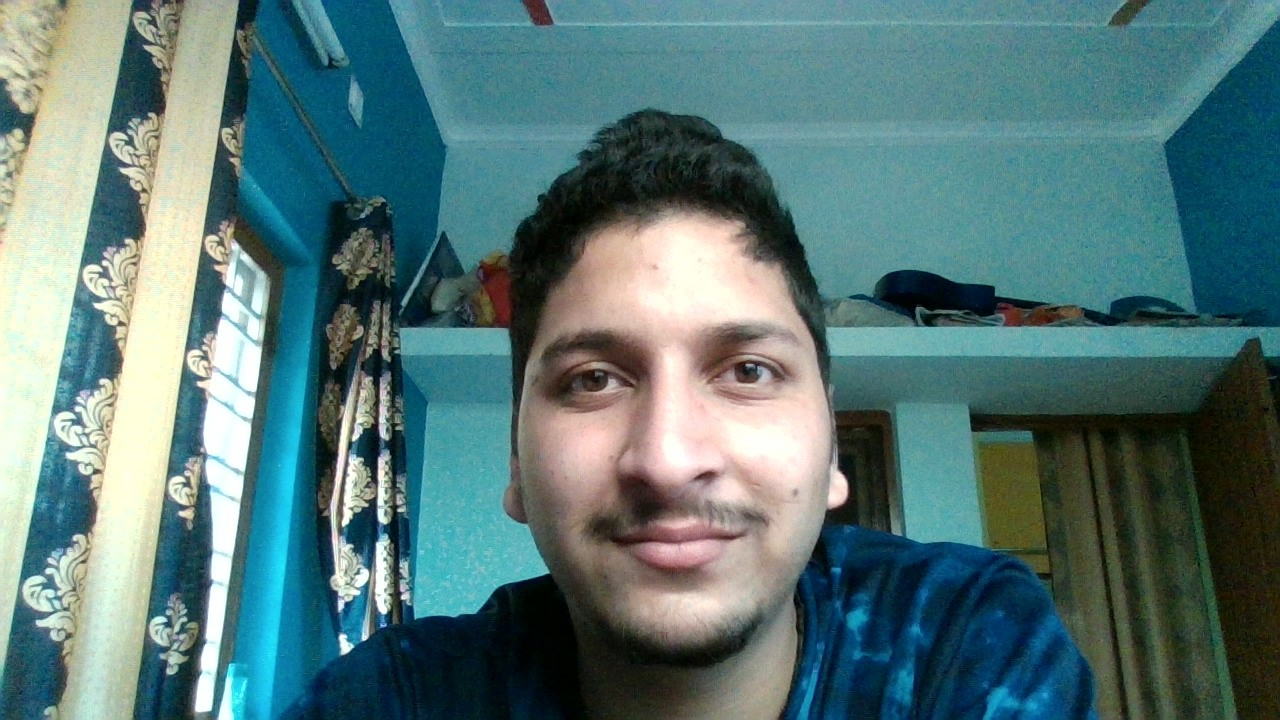
#> input picture Module-1/chapter-3/ritu.jpg, 1280 x 720 px
$ jupyter execute 'filtering images.ipynb'
#> lines starting #> are read from the running program, lines starting #| are printed output that depends on the picture
# channel mixing

it is technique for remapping colors.
the color at destination pixel is function of the color at the corresponding source pixel(only)

(red, cyan): Note that red and cyan can mix to make grays. This color space resembles Technicolor Process 2 and CGA Palette 3.
• RGV (red, green, value): Note that red and green cannot mix to make grays. So we need to specify value or whiteness as well. This color space resembles Technicolor Process 1.
• CMV (cyan, magenta, value): Note that cyan and magenta cannot mix to make grays. So we need to specify value or whiteness as well. This color space resembles CGA Palette 1.

[cell 1]
import cv2

img=cv2.imread('ritu.jpg')
#> img is the input picture: shape (720, 1280, 3); mean B, G, R 119.5, 119.5, 88
print(img.shape)
#| (720, 1280, 3)
print(img.size)
#| 2764800
print(img.dtype)
#| uint8
cv2.namedWindow("filtering")
cv2.imshow("filtering",img)
cv2.waitKey(0);
cv2.destroyAllWindows()

# STIMULATING RC COLOR SPACE

[cell 2]
import numpy as np

import cv2

img=cv2.imread('ritu.jpg')
dst=img#key step

def rc(src,dst):
    b,g,r=cv2.split(src)
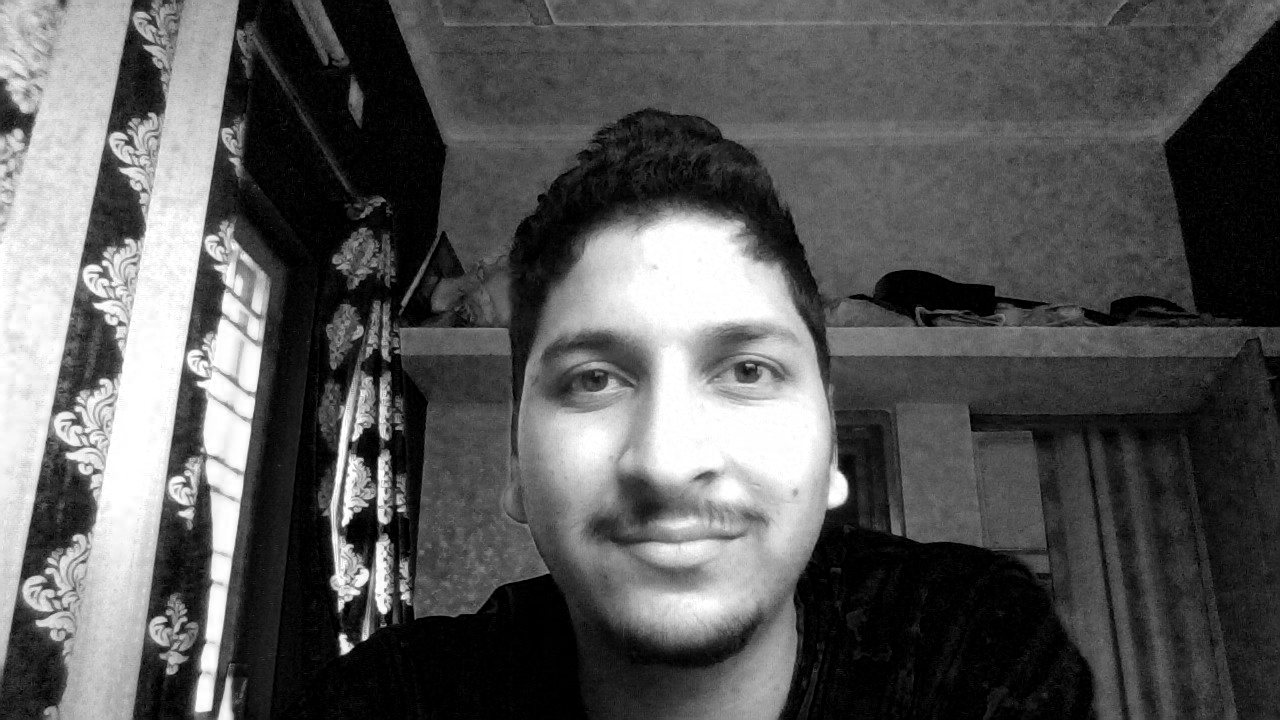
#> r: shape (720, 1280); min 0, max 255, mean 88
    cv2.addWeighted(b,0.5,g,0.5,0,b)
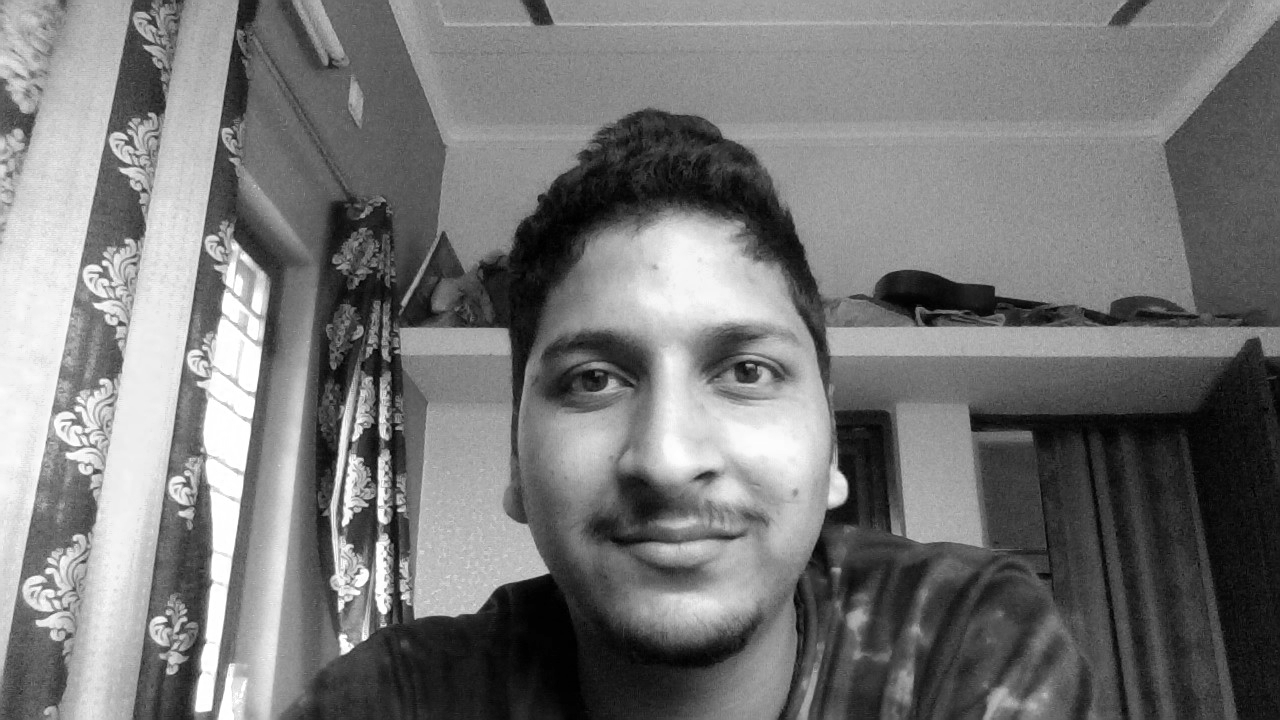
#> b: shape (720, 1280); min 0, max 255, mean 119.5
    cv2.merge((b,b,r),dst)
    cv2.imwrite("RC.jpg",dst)


rc(img,dst)

# STIMULATING RGV color space
intiuition is:
we should set value of b channel=0;
but it would discard the blue component of ligthness
thus turns gray and pale blue to yellow
therefore we want to keep gray and turn the pale blue to gray

[cell 3]
import cv2

img=cv2.imread('ritu.jpg')
dst=img#key step

def rgv(src,dst):
    b,g,r=cv2.split(src)
    cv2.min(b,g,b)
    cv2.min(b,r,b)
    cv2.merge((b,g,r),dst)
    cv2.imwrite("rgv.jpg",dst)
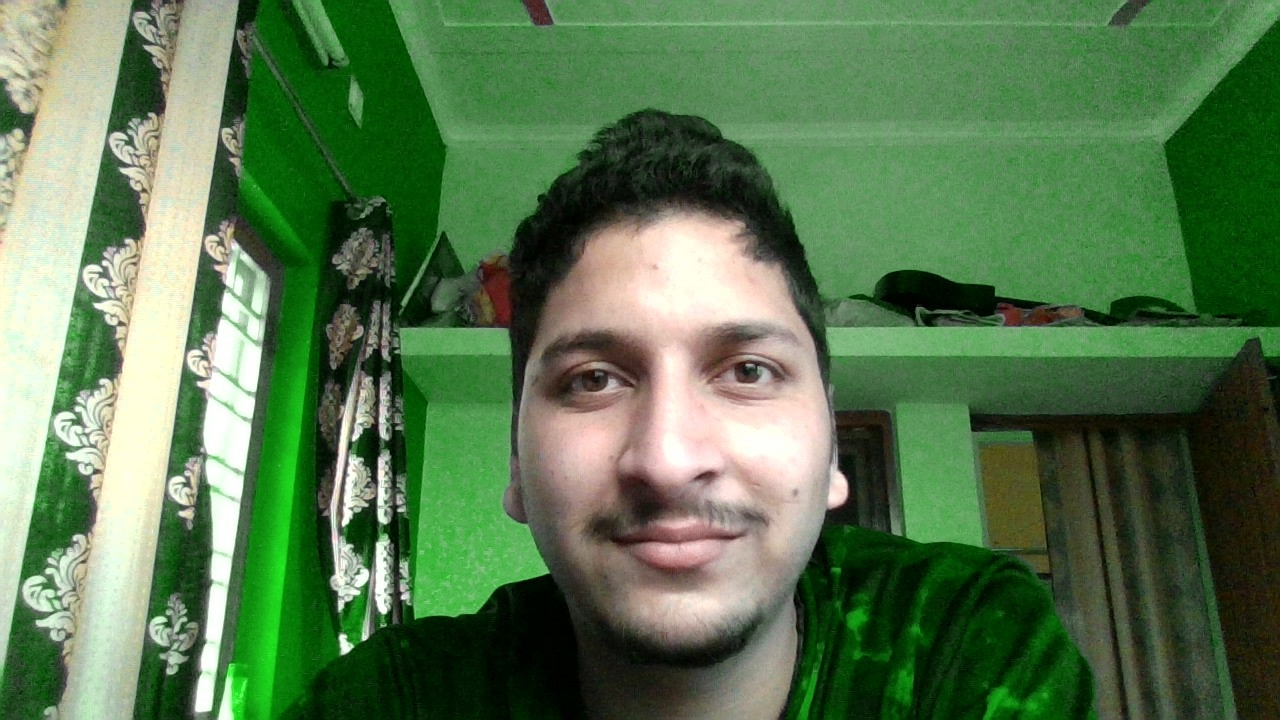
#> saved as rgv.jpg: shape (720, 1280, 3); mean B, G, R 79.5, 119.5, 88

rgv(img,dst)

# simulation of CMV color space

it is similar to rgv but in this the desaturated part is yellow instead of blue. TO DESATURATE THE YELLOW ,we should increase the value of per-pixel maximun of B,g,r,

[cell 4]
import cv2

img=cv2.imread('ritu.jpg')
dst=img#key step

def cmv(src,dst):
    b,g,r=cv2.split(src)
    cv2.max(b,g,b)
    cv2.max(b,r,b)
    cv2.merge((b,g,r),dst)
    cv2.imwrite("cmv.jpg",dst)
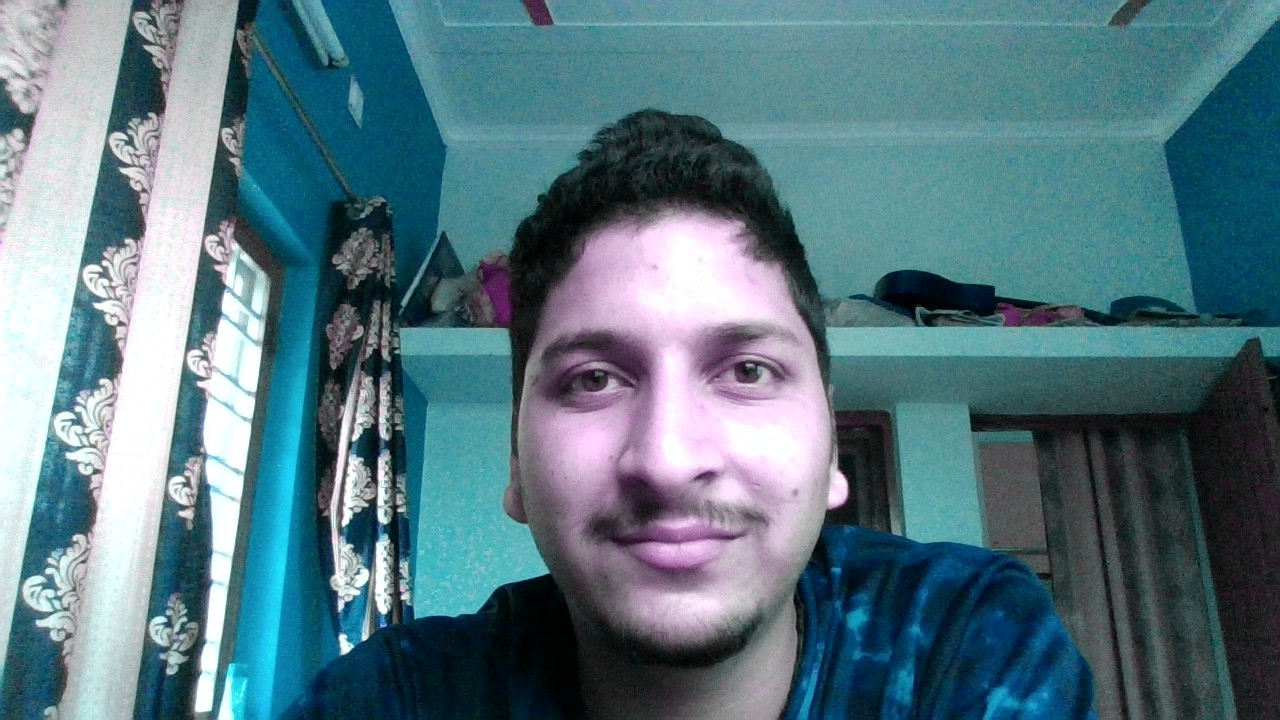
#> saved as cmv.jpg: shape (720, 1280, 3); mean B, G, R 129.9, 119.5, 88

cmv(img,dst)
